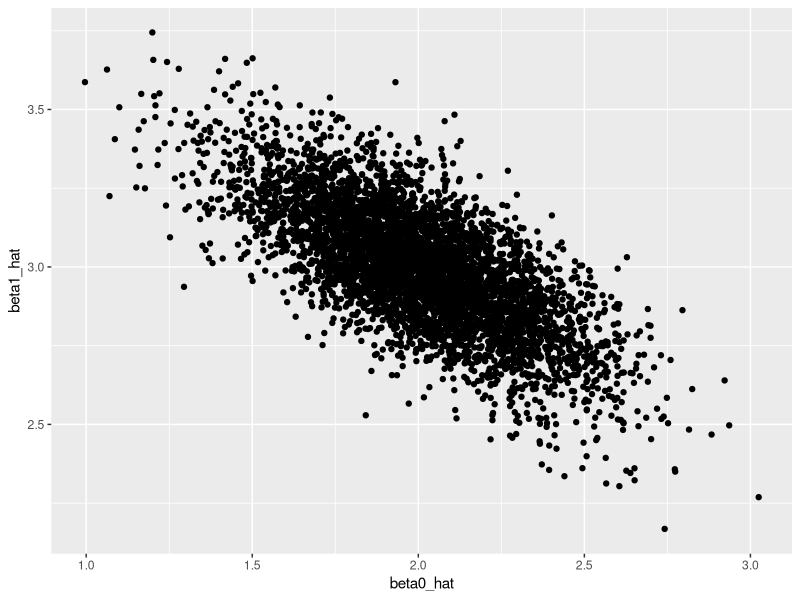
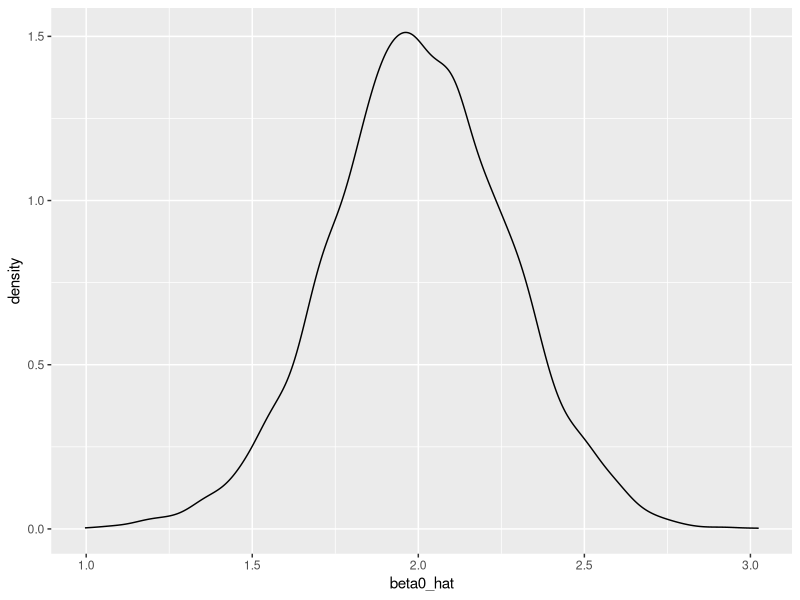
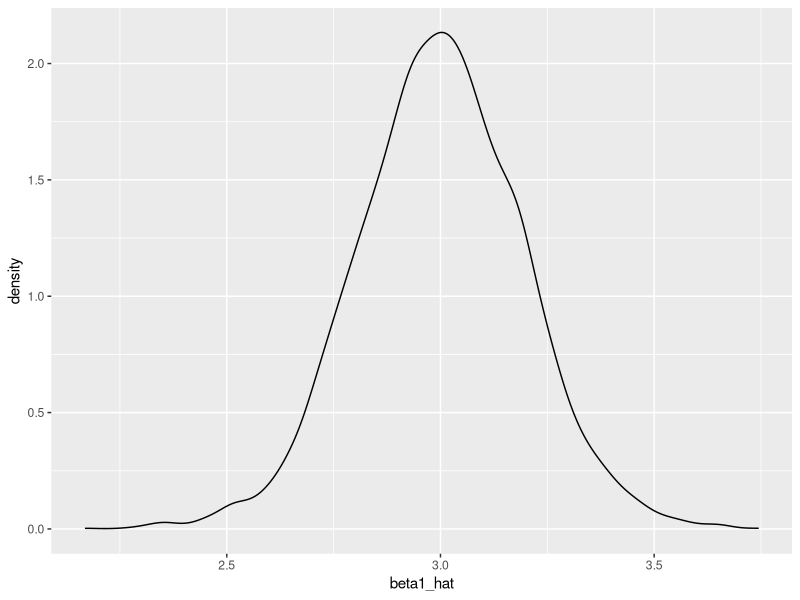
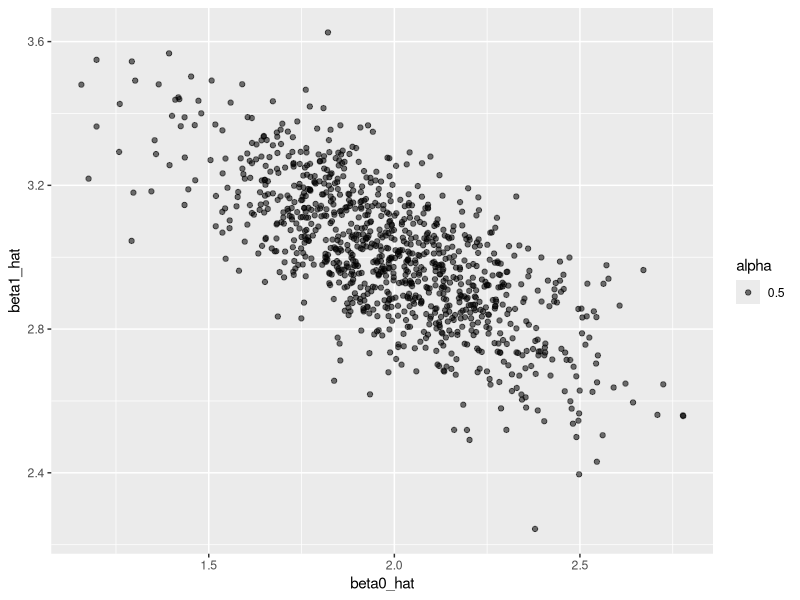

The R script that drew these images, in order:
## ---- chunk 1
knitr::opts_chunk$set(echo = TRUE)

library(tidyverse)

set.seed(1123)
## ---- chunk 2
sim_regression = function(n, beta0 = 2, beta1 = 3) {
  
  sim_data = tibble(
    x = rnorm(n, mean = 1, sd = 1),
    y = beta0 + beta1 * x + rnorm(n, 0, 1)
  )
  
  ls_fit = lm(y ~ x, data = sim_data)
  
  tibble(
    beta0_hat = coef(ls_fit)[1],
    beta1_hat = coef(ls_fit)[2]
  )
}

sim_regression(n = 30)
## ---- chunk 3
output = vector("list", 5000)

for (i in 1:5000) {
  output[[i]] = sim_regression(30)
}

sim_results = bind_rows(output)

sim_results %>% 
  ggplot(aes(x = beta0_hat, y = beta1_hat)) + 
  geom_point()

sim_results %>% 
  ggplot(aes(x = beta0_hat)) +
  geom_density()

sim_results %>% 
  ggplot(aes(x = beta1_hat)) +
  geom_density()
## ---- chunk 4
# rerun function, like map, by default will return a list, use bind rows to get a data frame
sim_results = 
  rerun(1000, sim_regression(30, 2, 3)) %>% 
  bind_rows()

#b0 and b1 are correlated
sim_results %>% 
  ggplot(aes(x = beta0_hat, y = beta1_hat, alpha = 0.5)) + 
  geom_point()
